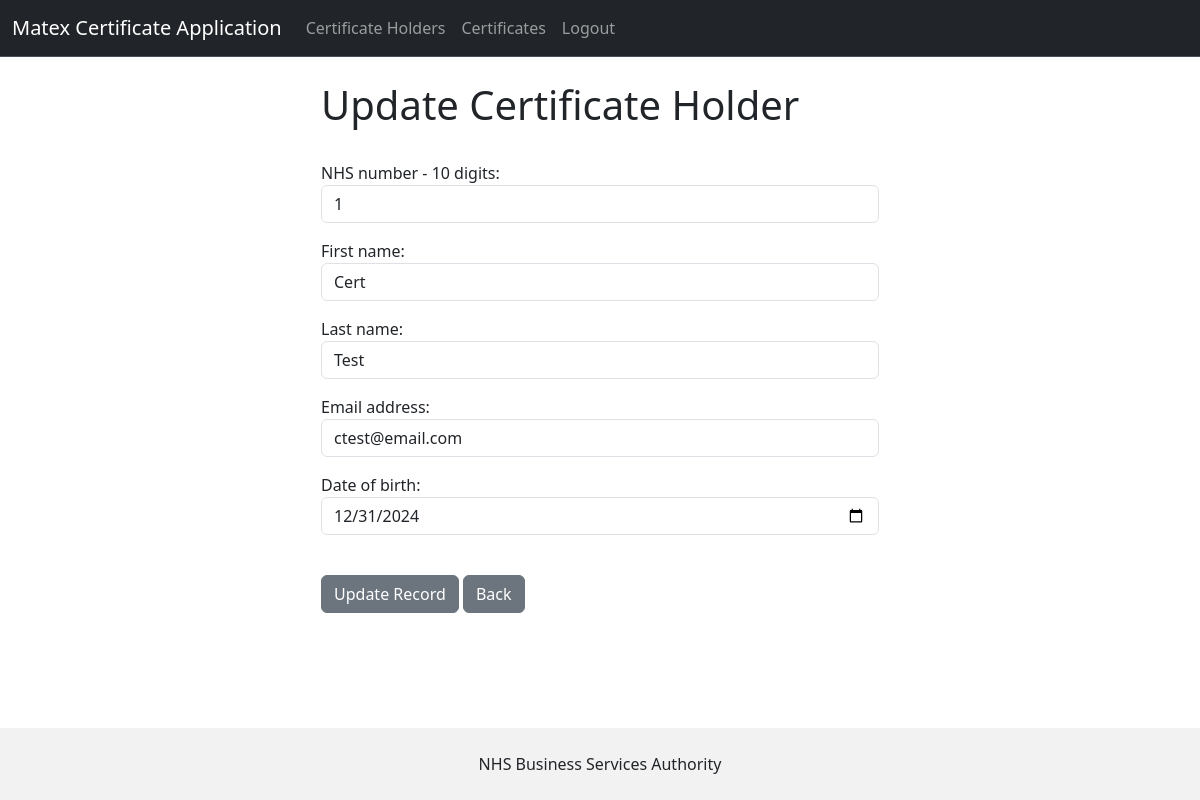
/update-cert-holder/1/ (signed in), run on an earlier commit of the app's database.
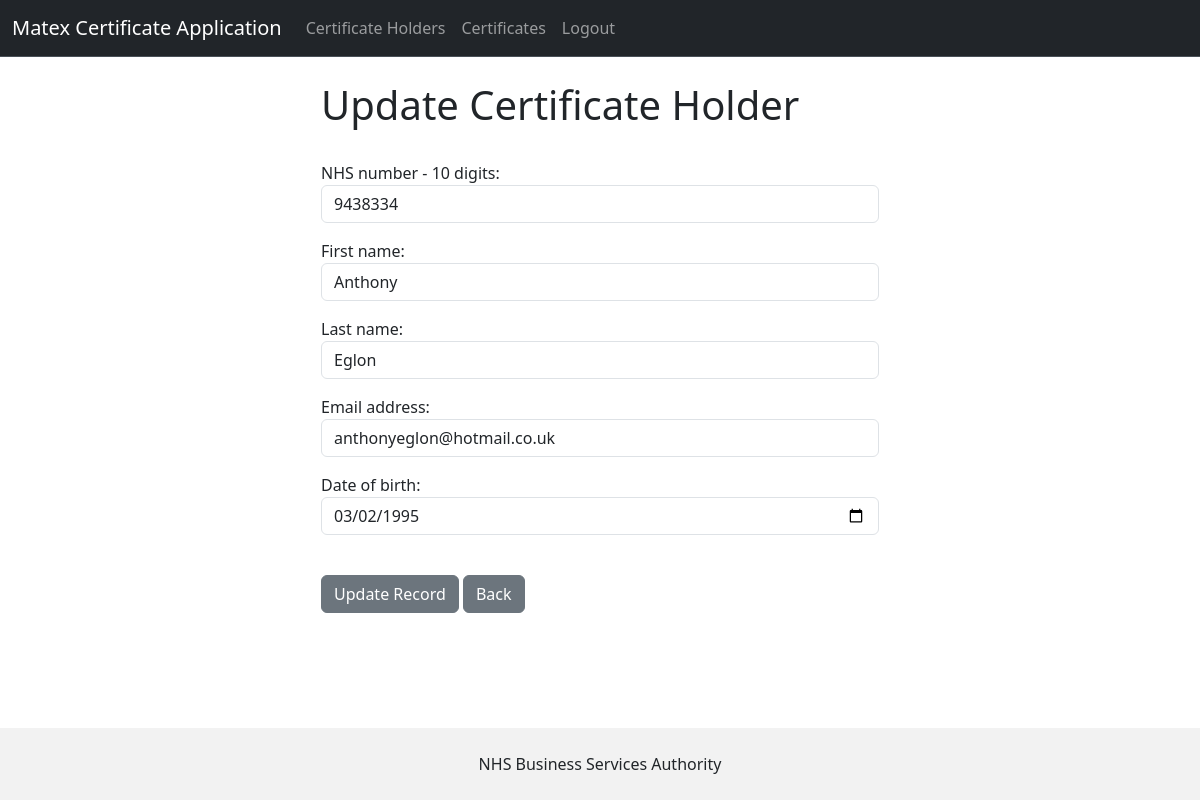
And on a later commit of the database.
### matex_app/models.py (models this page shows, shortened)
class CertificateHolder(models.Model):
    nhs_number = models.IntegerField(validators=[MinValueValidator(1000000000), MaxValueValidator(9999999999)])
    first_name = models.CharField(max_length=50)
    last_name = models.CharField(max_length=50)
    email = models.EmailField()
    date_of_birth = models.DateField()

### matex_app/views.py (the view)
# urls.py: path('update-cert-holder/<int:pk>/', views.update_cert_holder, name='update-holder-info'),
def update_cert_holder(request, pk):
    if request.user.is_authenticated:
        current_record = CertificateHolder.objects.get(id=pk)
        form = CertificateHolderForm(request.POST or None, instance=current_record)
        if form.is_valid():
            form.save()
            messages.success(request, 'Certificate Holder updated successfully')
            return redirect('certificate-holders')
        return render(request, 'update-certificate-holder.html', {'form': form})
    else:
        messages.success(request, "Please login to update")
        return redirect('certificate-holders')

### matex_app/forms.py
class CertificateHolderForm(forms.ModelForm):
    nhs_number = forms.CharField(required=True, widget=forms.widgets.TextInput(
        attrs={"placeholder": "Enter NHS Number", "class": "form-control"}), label='NHS number - 10 digits')
    first_name = forms.CharField(required=True, widget=forms.widgets.TextInput(
        attrs={"placeholder": "Enter First Name", "class": "form-control"}), label="First name")
    last_name = forms.CharField(required=True, widget=forms.widgets.TextInput(
        attrs={"placeholder": "Enter Last name", "class": "form-control"}), label="Last name")
    email = forms.CharField(required=True, widget=forms.widgets.TextInput(
        attrs={"placeholder": "Enter Email Address", "class": "form-control"}), label="Email address")
    date_of_birth = forms.DateField(widget=forms.DateInput(attrs={'class': 'form-control', 'type': 'date'}))
    class Meta:
        model = CertificateHolder
        fields = '__all__'

### matex_app/templates/update-certificate-holder.html (shortened to what this page needs)
{% extends 'base.html' %}
{% block content %}
<div class="col-md-6 offset-md-3">
    <h1>Update Certificate Holder</h1>
    <br/>
    <form method="POST">
        {{ form.as_p }}
        <br/>
        <button type="submit" class="btn btn-secondary">Update Record</button>
        <a href="{% url 'certificate-holders' %}" class="btn btn-secondary">Back</a>
    </form>
</div>
{% endblock %}

What changed in the data, as far as the page shows it:
changed CertificateHolder: nhs_number "1" → "9438334"; first_name "Cert" → "Anthony"; last_name "Test" → "Eglon"; email "ctest@email.com" → "anthonyeglon@hotmail.co.uk"; date_of_birth "12/31/2024" → "03/02/1995"
